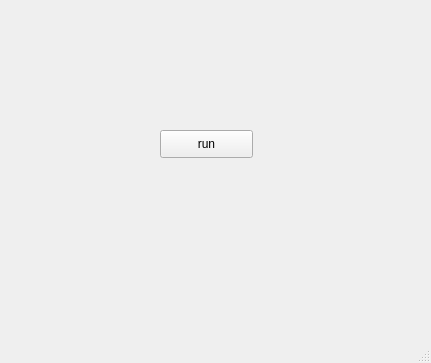
<?xml version="1.0" encoding="UTF-8"?>
<ui version="4.0">
 <class>MainWindow</class>
 <widget class="QMainWindow" name="MainWindow">
  <property name="geometry">
   <rect>
    <x>0</x>
    <y>0</y>
    <width>431</width>
    <height>363</height>
   </rect>
  </property>
  <property name="windowTitle">
   <string>MainWindow</string>
  </property>
  <widget class="QWidget" name="centralwidget">
   <widget class="QPushButton" name="pushButton">
    <property name="geometry">
     <rect>
      <x>160</x>
      <y>130</y>
      <width>93</width>
      <height>28</height>
     </rect>
    </property>
    <property name="text">
     <string>run</string>
    </property>
   </widget>
  </widget>
  <widget class="QMenuBar" name="menubar">
   <property name="geometry">
    <rect>
     <x>0</x>
     <y>0</y>
     <width>431</width>
     <height>26</height>
    </rect>
   </property>
  </widget>
  <widget class="QStatusBar" name="statusbar"/>
 </widget>
 <resources/>
 <connections/>
</ui>
